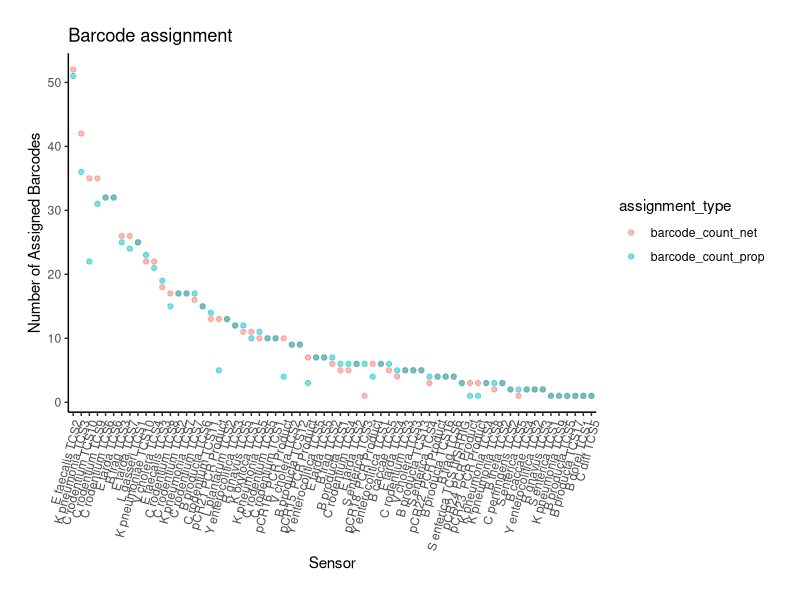
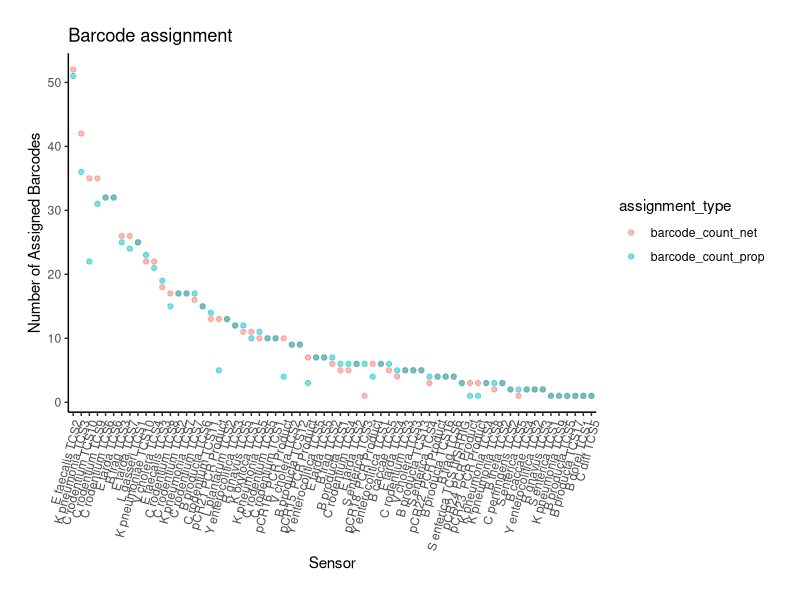

Reproduce these figures in R, in order.

library(ggplot2)
library(tidyr)
library(dplyr)

#For R Studio only: set workind directory to location of script
setwd(dirname(rstudioapi::getActiveDocumentContext()$path))

#read in alignments 
alignments <- read.csv('trimmed_barcode_alignments.csv')
#get barcode from Name column
alignments$barcode <- alignments$Name
#clean up sensor name from description column 
alignments$sensor <- sapply(strsplit(alignments$Description, split='mapped'),'[',1)
alignments$sensor <- gsub(".*from ","",alignments$sensor)
alignments$sensor <- gsub(".fasta ","",alignments$sensor)
alignments$sensor <- gsub(" \\(reversed\\)","",alignments$sensor)

#TCS assignment to bc by proportional top number of reads (diff TCS & barcodes have diff abundances, so will have different numbers of misassigned reads. Normalising per TCS abundance can help with barcode mis-assignment)
top_proportional <- alignments %>%
  dplyr:: group_by(sensor) %>%
  dplyr:: mutate(tot_rds_sensor = sum(X..Sequences))%>% #get total reads per sensor
  dplyr::mutate(prop_rds_barcode=X..Sequences/tot_rds_sensor)%>% #normalise reads for a barcode by it's total reads per assigned sensor
  dplyr::group_by(barcode)%>% #group by bc
  dplyr::slice_max(prop_rds_barcode)%>% #select TCS assigned with the higher proportional number of reads
  dplyr::mutate(top_prop=sensor)%>%
  dplyr::select(c(barcode, top_prop))

#TCS assignment to bc by top number of reads
top_by_reads <- alignments%>%
  dplyr::group_by(barcode)%>% #group by bc
  dplyr::slice_max(X..Sequences)%>% #select TCS with highest read assigned to that bc
  dplyr::mutate(top_by_reads=sensor)%>%
  dplyr::select(-c(sensor, Name, Description))

alignments <- merge(alignments, top_proportional, by='barcode')
alignments <- merge(alignments, top_by_reads, by='barcode')

#any disagreements
disagrements <- unique(alignments[which(alignments$top_by_reads != alignments$top_prop),]$barcode)

#all assigned barcodes
assigned_barcodes <- alignments %>%
  distinct(barcode, .keep_all= TRUE)%>%
  select(c('barcode','top_by_reads','top_prop','X..Sequences.y')) %>%
  filter(X..Sequences.y >=4) #filter barcodes that have at least 4 trimmed long reads for their assignment (read counts are from Geneious alignment that include reference -> increases count by 1)
write.csv(assigned_barcodes, 'assigned_barcodes.csv')

#barcodes per sensor: by net total reads assignment
barcode_count_net <- top_by_reads %>% 
  group_by(top_by_reads) %>% 
  mutate(barcode_count = n())%>%
  distinct(top_by_reads, .keep_all= TRUE)

#barcodes per sensor: by proportional assignment
barcode_count_prop <- top_proportional %>% 
  group_by(top_prop) %>% 
  mutate(barcode_count = n())%>%
  distinct(top_prop, .keep_all= TRUE)

barcode_count <-merge(barcode_count_net,barcode_count_prop, by='barcode')
names(barcode_count)[names(barcode_count) == 'barcode_count.x'] <- 'barcode_count_net'
names(barcode_count)[names(barcode_count) == 'barcode_count.y'] <- 'barcode_count_prop'
names(barcode_count)[names(barcode_count) == 'top_prop'] <- 'sensor'

barcode_count<-barcode_count%>%
  tidyr::pivot_longer(cols = c('barcode_count_net','barcode_count_prop'),
               names_to = 'assignment_type',
               values_to = 'n_assigned_bcs')%>%
  dplyr::select(c('sensor','assignment_type','n_assigned_bcs'))%>% 
  group_by(assignment_type)

#barcodes per sensor: proportional vs net assignment
barcode_count <- barcode_count[order(-barcode_count$n_assigned_bcs),]
bc_per_sensor <- ggplot(data=barcode_count)+
  geom_point(mapping=aes(x=forcats::fct_inorder(gsub('_',' ',sensor)), y=n_assigned_bcs,colour=assignment_type), alpha=0.5)+
  xlab("Sensor")+
  ylab("Number of Assigned Barcodes")+
  ggtitle('Barcode assignment')+
  theme_classic()+
  theme(axis.text.x = element_text(angle = 75, hjust=1),
        plot.margin = margin(20, 20, 20, 20),
        legend.position = 'right')
  #scale_color_manual(labels = c('Net assignment','Proportional assignment'))
bc_per_sensor
ggsave(bc_per_sensor, file='barcodes_per_sensor.png', width = 9, height = 5)
